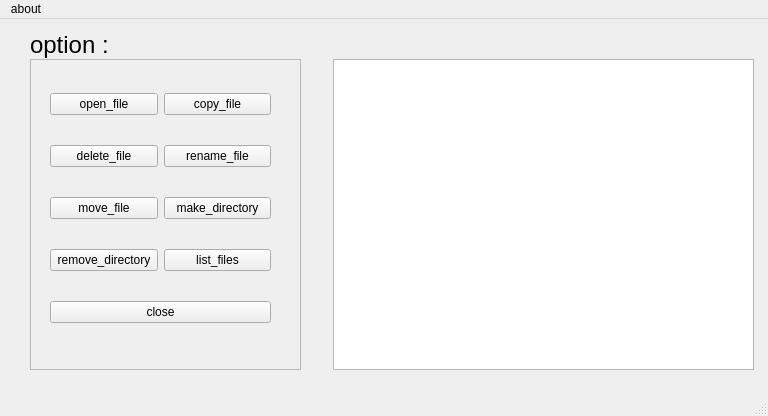
<?xml version="1.0" encoding="UTF-8"?>
<ui version="4.0">
 <class>MainWindow</class>
 <widget class="QMainWindow" name="MainWindow">
  <property name="geometry">
   <rect>
    <x>0</x>
    <y>0</y>
    <width>768</width>
    <height>416</height>
   </rect>
  </property>
  <property name="windowTitle">
   <string>MainWindow</string>
  </property>
  <widget class="QWidget" name="centralwidget">
   <widget class="QFrame" name="frame">
    <property name="geometry">
     <rect>
      <x>30</x>
      <y>40</y>
      <width>271</width>
      <height>311</height>
     </rect>
    </property>
    <property name="frameShape">
     <enum>QFrame::StyledPanel</enum>
    </property>
    <property name="frameShadow">
     <enum>QFrame::Raised</enum>
    </property>
    <widget class="QWidget" name="">
     <property name="geometry">
      <rect>
       <x>20</x>
       <y>10</y>
       <width>221</width>
       <height>281</height>
      </rect>
     </property>
     <layout class="QVBoxLayout" name="verticalLayout">
      <item>
       <layout class="QHBoxLayout" name="horizontalLayout">
        <item>
         <widget class="QPushButton" name="btn_1">
          <property name="text">
           <string>open_file</string>
          </property>
         </widget>
        </item>
        <item>
         <widget class="QPushButton" name="btn_2">
          <property name="text">
           <string>copy_file</string>
          </property>
         </widget>
        </item>
       </layout>
      </item>
      <item>
       <layout class="QHBoxLayout" name="horizontalLayout_2">
        <item>
         <widget class="QPushButton" name="btn_3">
          <property name="text">
           <string>delete_file</string>
          </property>
         </widget>
        </item>
        <item>
         <widget class="QPushButton" name="btn_4">
          <property name="text">
           <string>rename_file</string>
          </property>
         </widget>
        </item>
       </layout>
      </item>
      <item>
       <layout class="QHBoxLayout" name="horizontalLayout_3">
        <item>
         <widget class="QPushButton" name="btn_5">
          <property name="text">
           <string>move_file</string>
          </property>
         </widget>
        </item>
        <item>
         <widget class="QPushButton" name="btn_6">
          <property name="text">
           <string>make_directory</string>
          </property>
         </widget>
        </item>
       </layout>
      </item>
      <item>
       <layout class="QHBoxLayout" name="horizontalLayout_4">
        <item>
         <widget class="QPushButton" name="btn_7">
          <property name="text">
           <string>remove_directory</string>
          </property>
         </widget>
        </item>
        <item>
         <widget class="QPushButton" name="btn_8">
          <property name="text">
           <string>list_files</string>
          </property>
         </widget>
        </item>
       </layout>
      </item>
      <item>
       <widget class="QPushButton" name="btn_9">
        <property name="text">
         <string>close</string>
        </property>
       </widget>
      </item>
     </layout>
    </widget>
   </widget>
   <widget class="QLabel" name="label">
    <property name="geometry">
     <rect>
      <x>30</x>
      <y>10</y>
      <width>111</width>
      <height>31</height>
     </rect>
    </property>
    <property name="font">
     <font>
      <pointsize>18</pointsize>
     </font>
    </property>
    <property name="text">
     <string>option :</string>
    </property>
   </widget>
   <widget class="QTextEdit" name="textEdit">
    <property name="geometry">
     <rect>
      <x>333</x>
      <y>40</y>
      <width>421</width>
      <height>311</height>
     </rect>
    </property>
   </widget>
  </widget>
  <widget class="QMenuBar" name="menubar">
   <property name="geometry">
    <rect>
     <x>0</x>
     <y>0</y>
     <width>768</width>
     <height>24</height>
    </rect>
   </property>
   <widget class="QMenu" name="menuabout">
    <property name="title">
     <string>about</string>
    </property>
    <addaction name="actionA_program_for_managing_files"/>
   </widget>
   <addaction name="menuabout"/>
  </widget>
  <widget class="QStatusBar" name="statusbar"/>
  <action name="actionA_program_for_managing_files">
   <property name="text">
    <string>A program for managing files</string>
   </property>
  </action>
 </widget>
 <resources/>
 <connections/>
</ui>
